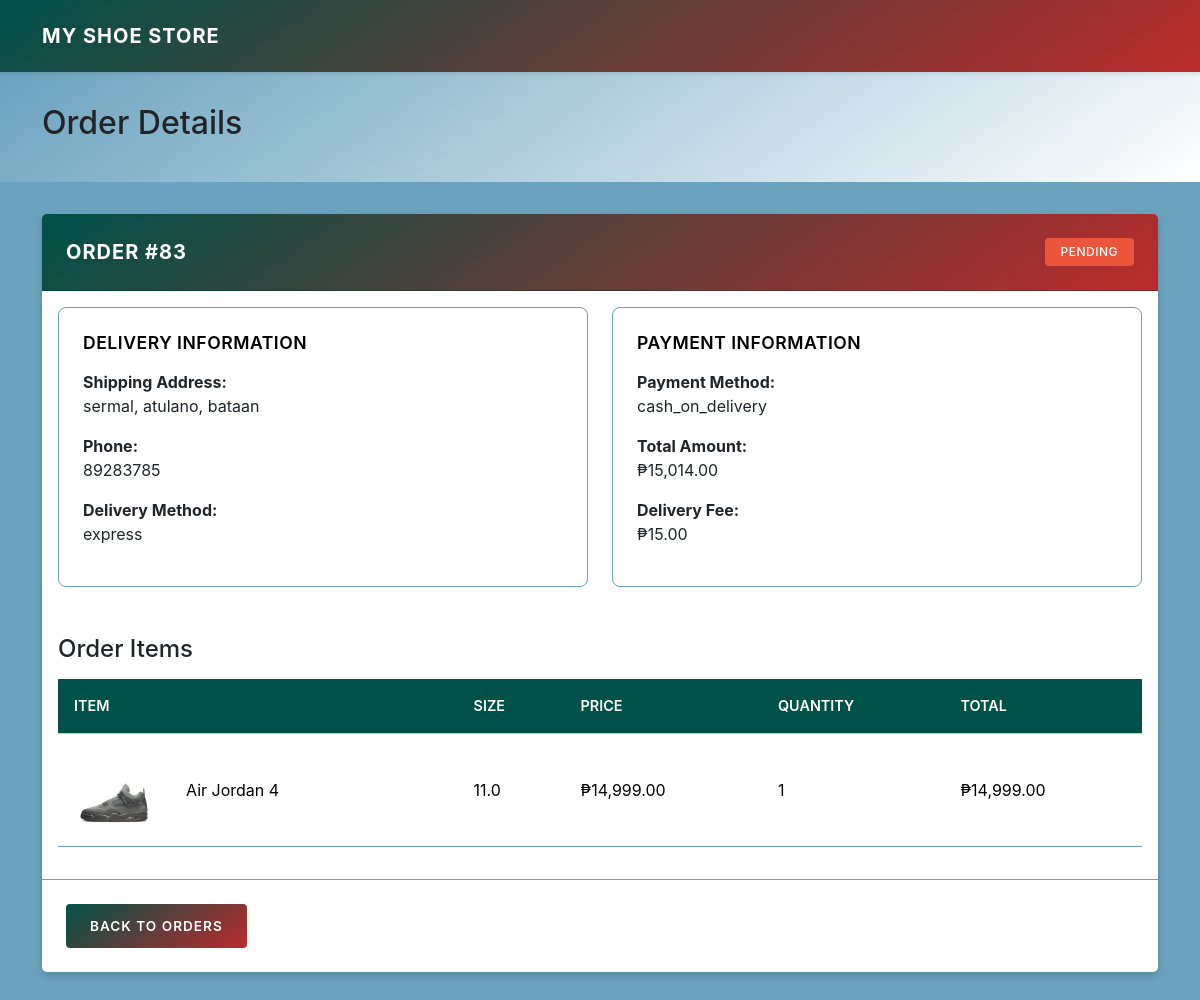
Page /view/view_order_detail.php?id=83 (signed in) on the committed database.
### tables this page shows
CREATE TABLE `order_items` (
  `id` int(11) NOT NULL,
  `order_id` int(11) NOT NULL,
  `shoe_id` int(11) NOT NULL,
  `quantity` int(11) NOT NULL,
  `price` decimal(10,2) NOT NULL,
  `created_at` timestamp NOT NULL DEFAULT current_timestamp()
);

CREATE TABLE `orders` (
  `id` int(11) NOT NULL,
  `user_id` int(11) NOT NULL,
  `address` varchar(255) NOT NULL,
  `phone` varchar(20) NOT NULL,
  `payment_method` varchar(50) NOT NULL,
  `order_status` varchar(50) DEFAULT 'Pending',
  `created_at` timestamp NOT NULL DEFAULT current_timestamp(),
  `shipping_address` varchar(255) DEFAULT NULL,
  `total_amount` decimal(10,2) NOT NULL,
  `delivery_fee` decimal(10,2) DEFAULT 0.00,
  `estimated_delivery` int(11) DEFAULT NULL,
  `delivery_method` varchar(50) DEFAULT 'standard',
  `payment_status` enum('pending','paid','failed') NOT NULL DEFAULT 'pending',
  `payment_date` datetime DEFAULT NULL
);

CREATE TABLE `shoes` (
  `id` int(11) NOT NULL,
  `name` varchar(100) NOT NULL,
  `description` text DEFAULT NULL,
  `price` decimal(10,2) NOT NULL,
  `size` decimal(4,1) NOT NULL DEFAULT 9.0,
  `stock` int(11) NOT NULL DEFAULT 0,
  `image` varchar(255) DEFAULT NULL
);

### view/view_order_detail.php (the view, shortened to what this page needs)
<?php
require_once(__DIR__ . '/../classes/connection.php');
try {
    $stmt = $connection->prepare("
        SELECT o.*, oi.*, s.name as shoe_name, s.image, s.size,
               o.shipping_address, o.phone, o.payment_method,
               o.delivery_method, o.total_amount, o.delivery_fee
        FROM orders o
        JOIN order_items oi ON o.id = oi.order_id
        JOIN shoes s ON oi.shoe_id = s.id
        WHERE o.id = ? AND o.user_id = ?
    ");
    $stmt->execute([$_GET['id'], $_SESSION['user_id']]);
    $orderItems = $stmt->fetchAll(PDO::FETCH_ASSOC);
    $order = $orderItems[0];
} catch (Exception $e) {
    error_log($e->getMessage());
    header("Location: view_orders.php");
    exit();
}
?>
<!DOCTYPE html>
<html lang="en">
<head>
    <link rel="stylesheet" href="../css/bootstrap.css">
    <link rel="stylesheet" href="../css/variables.css">
    <link rel="stylesheet" href="../css/orderdetail.css">
    <link rel="stylesheet" href="https://cdnjs.cloudflare.com/ajax/libs/font-awesome/6.0.0-beta3/css/all.min.css">
</head>
<body>
    <nav class="navbar navbar-expand-lg navbar-dark">
        <div class="container">
            <a class="navbar-brand" href="view_shoe.php">My Shoe Store</a>
        </div>
    </nav>
    <div class="page-header">
        <div class="container">
            <h2>Order Details</h2>
        </div>
    </div>
    <div class="container">
        <div class="card">
            <div class="card-header d-flex justify-content-between align-items-center">
                <h2 class="mb-0">Order #<?php echo htmlspecialchars($_GET['id']); ?></h2>
                <span class="badge bg-<?php echo $order['order_status'] === 'Pending' ? 'warning' : 'success'; ?>">
                    <?php echo htmlspecialchars($order['order_status']); ?>
                </span>
            </div>
            <div class="card-body">
                <div class="row">
                    <div class="col-md-6">
                        <div class="info-section">
                            <h4>Delivery Information</h4>
                            <p><strong>Shipping Address:</strong><br>
                               <?php echo htmlspecialchars($order['shipping_address']); ?></p>
                            <p><strong>Phone:</strong><br>
                               <?php echo htmlspecialchars($order['phone']); ?></p>
                            <p><strong>Delivery Method:</strong><br>
                               <?php echo htmlspecialchars($order['delivery_method']); ?></p>
                        </div>
                    </div>
                    <div class="col-md-6">
                        <div class="info-section">
                            <h4>Payment Information</h4>
                            <p><strong>Payment Method:</strong><br>
                               <?php echo htmlspecialchars($order['payment_method']); ?></p>
                            <p><strong>Total Amount:</strong><br>
                               ₱<?php echo number_format($order['total_amount'], 2); ?></p>
                            <p><strong>Delivery Fee:</strong><br>
                               ₱<?php echo number_format($order['delivery_fee'], 2); ?></p>
                        </div>
                    </div>
                </div>
                <h4 class="mt-4 mb-3">Order Items</h4>
                <div class="table-responsive">
                    <table class="table">
                        <thead class="table-light">
                            <tr>
                                <th>Item</th>
                                <th>Size</th>
                                <th>Price</th>
                                <th>Quantity</th>
                                <th>Total</th>
                            </tr>
                        </thead>
                        <tbody>
                            <?php foreach ($orderItems as $item): ?>
                                <tr>
                                    <td>
                                        <div class="item-cell">
                                            <img src="../resources/<?php echo htmlspecialchars($item['image']); ?>"
                                                 alt="<?php echo htmlspecialchars($item['shoe_name']); ?>"
                                                 class="order-item-image">
                                            <span><?php echo htmlspecialchars($item['shoe_name']); ?></span>
                                        </div>
                                    </td>
                                    <td><?php echo htmlspecialchars($item['size']); ?></td>
                                    <td>₱<?php echo number_format($item['price'], 2); ?></td>
                                    <td><?php echo $item['quantity']; ?></td>
                                    <td>₱<?php echo number_format($item['price'] * $item['quantity'], 2); ?></td>
                                </tr>
                            <?php endforeach; ?>
                        </tbody>
                    </table>
                </div>
            </div>
            <div class="card-footer">
                <a href="view_orders.php" class="btn btn-secondary">Back to Orders</a>
            </div>
        </div>
    </div>
</body>
</html>

### css/variables.css (style rules this page uses)
:root { --primary-dark: #000000; --primary: #005147; --secondary: #ba2b2b; --accent: #ea553b; --light: #6BA3BE; --dark: #274D60; --white: #ffffff; --shadow-sm: 0 2px 4px rgba(3, 23, 22, 0.1); --shadow-md: 0 4px 8px rgba(3, 23, 22, 0.2); --shadow-lg: 0 8px 32px rgba(3, 23, 22, 0.2); --border-radius-sm: 4px; --border-radius-md: 8px; --border-radius-lg: 15px; --transition-speed: 0.3s; --gradient-primary: linear-gradient(145deg, var(--primary), var(--secondary)); --gradient-light: linear-gradient(145deg, var(--light), var(--white)); }

### css/orderdetail.css (style rules this page uses)
body { background-color: var(--light); font-family: -apple-system, BlinkMacSystemFont, 'Segoe UI', Roboto, sans-serif; }
.navbar { background: var(--gradient-primary) !important; padding: 1rem 0; box-shadow: var(--shadow-sm); }
.navbar-brand { color: var(--white) !important; font-weight: 700; text-transform: uppercase; letter-spacing: 1px; }
.page-header { background: var(--gradient-light); padding: 2rem 0; margin-bottom: 2rem; }
.card { border-radius: var(--border-radius-md); border: none; box-shadow: var(--shadow-md); margin-bottom: 2rem; }
.card-header { background: var(--gradient-primary); color: var(--white); padding: 1.5rem; border-radius: var(--border-radius-md) var(--border-radius-md) 0 0; }
.card-header h2 { font-size: 1.25rem; font-weight: 700; text-transform: uppercase; letter-spacing: 1px; margin: 0; }
.info-section { background: var(--white); padding: 1.5rem; border: 1px solid var(--light); margin-bottom: 1.5rem; border-radius: var(--border-radius-md); transition: all var(--transition-speed) ease; }
.info-section h4 { color: var(--primary-dark); font-size: 1.1rem; font-weight: 600; margin-bottom: 1rem; text-transform: uppercase; letter-spacing: 0.5px; }
.table th { background-color: var(--primary); color: var(--white); padding: 1rem; font-weight: 600; text-transform: uppercase; font-size: 0.9rem; }
.table td { padding: 1rem; vertical-align: middle; border-color: var(--light); }
.order-item-image { width: 80px; height: 80px; object-fit: cover; margin-right: 1rem; border-radius: var(--border-radius-sm); }
.badge { padding: 0.5rem 1rem; font-size: 0.75rem; font-weight: 500; text-transform: uppercase; letter-spacing: 0.5px; border-radius: var(--border-radius-sm); }
.badge.bg-warning { background-color: var(--accent) !important; color: var(--white); }
.btn-secondary { background: var(--gradient-primary); border: none; color: var(--white); padding: 0.75rem 1.5rem; font-size: 0.85rem; font-weight: 600; text-transform: uppercase; letter-spacing: 1px; border-radius: var(--border-radius-sm); transition: all var(--transition-speed) ease; }
.item-cell { display: flex; align-items: center; gap: 1rem; }
.card-footer { background: var(--white); padding: 1.5rem; border-top: 1px solid var(--light); }

### rows in the picture
order_items: order.order_status "PENDING", order.shipping_address "sermal, atulano, bataan", order.phone "89283785", order.delivery_method "express", order.payment_method "cash_on_delivery", order.total_amount "15,014.00", order.delivery_fee "15.00", shoe.image (picture), shoe.name "Air Jordan 4", shoe.size "11.0", price "14,999.00", quantity "1", $item['price'] * $item['quantity'] "14,999.00"

### other values in the picture
$_GET['id'] "83"
